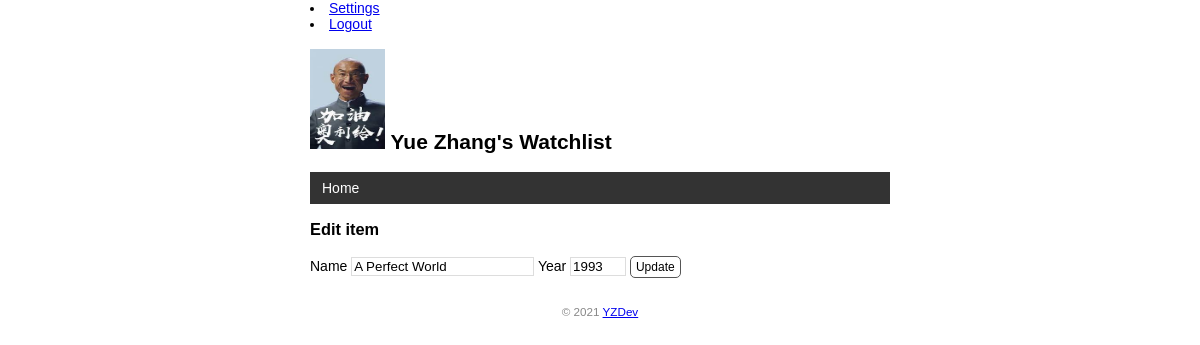
Screenshot of /movie/edit/3 (signed in) with the database file from the repository.
### app.py (models this page shows, shortened)
class User(db.Model,UserMixin):
    id = db.Column(db.Integer,primary_key=True)
    name = db.Column(db.String(20))
    username = db.Column(db.String(20))
    password_hash = db.Column(db.String(128))

class Movie(db.Model):
    id = db.Column(db.Integer,primary_key=True)
    title = db.Column(db.String(60))
    year = db.Column(db.String(4))

### app.py (the view, shortened to what this page needs)
@app.route('/movie/edit/<int:movie_id>', methods=['GET', 'POST'])
@login_required
def edit(movie_id):
    movie = Movie.query.get_or_404(movie_id)
    return render_template('edit.html', movie=movie)

### app.py (called while the page is built)
@login_manager.user_loader
def load_user(user_id):
    user = User.query.get(int(user_id))
    return user

@app.context_processor
def inject_user():
    user = User.query.first()
    return dict(user=user) # return {'user': user}

### templates/edit.html
{% extends 'base.html' %}
{% block content %}
<h3>Edit item</h3>
<form method="post">
    Name <input type="text" name="title" autocomplete="off" required value="{{ movie.title }}">
    Year <input type="text" name="year" autocomplete="off" required value="{{ movie.year }}">
    <input class="btn" type="submit" name="submit" value="Update">
</form>
{% endblock %}

### templates/base.html (shortened to what this page needs)
<!DOCTYPE html>
<html lang="en">
<head>
    {% block head %}
    <link rel="stylesheet" href="{{ url_for('static', filename='style.css') }}" type="text/css">
    {% endblock %}
</head>
<body>
{% if current_user.is_authenticated %}
<li><a href="{{ url_for('settings') }}">Settings</a></li>
<li><a href="{{ url_for('logout') }}">Logout</a></li>
{% else %}
<li><a href="{{ url_for('login') }}">Login</a></li>
{% endif %}
<h2>
    <img alt="Avatar" class="avatar" src="{{ url_for('static', filename='images/aoligei.jfif') }}">
    {{ user.name }}'s Watchlist
</h2>
<nav>
    <ul>
        <li><a href="{{ url_for('index') }}">Home</a></li>
    </ul>
</nav>
{% block content %}{% endblock %}
<footer>
    <small>&copy; 2021 <a href="https://github.com/zhangyue66">YZDev</a></small>
</footer>
</body>
</html>

### static/style.css (style rules this page uses)
body { margin: auto; max-width: 580px; font-size: 14px; font-family: Helvetica, Arial, sans-serif; }
footer { color: #888; margin-top: 15px; text-align: center; padding: 10px; }
.avatar { height: 100px; width: 75px; }
nav ul { list-style-type: none; margin: 0; padding: 0; overflow: hidden; background-color: #333; }
nav li { float: left; }
nav li a { display: block; color: white; text-align: center; padding: 8px 12px; text-decoration: none; }
input[type=submit] { font-family: inherit; }
input[type=text] { border: 1px solid #ddd; }
input[name=year] { width: 50px; }
.btn { font-size: 12px; padding: 3px 5px; text-decoration: none; cursor: pointer; background-color: white; color: black; border: 1px solid #555555; border-radius: 5px; }

### rows the page displays
User: name "Yue Zhang"
Movie: title "A Perfect World", year "1993"
